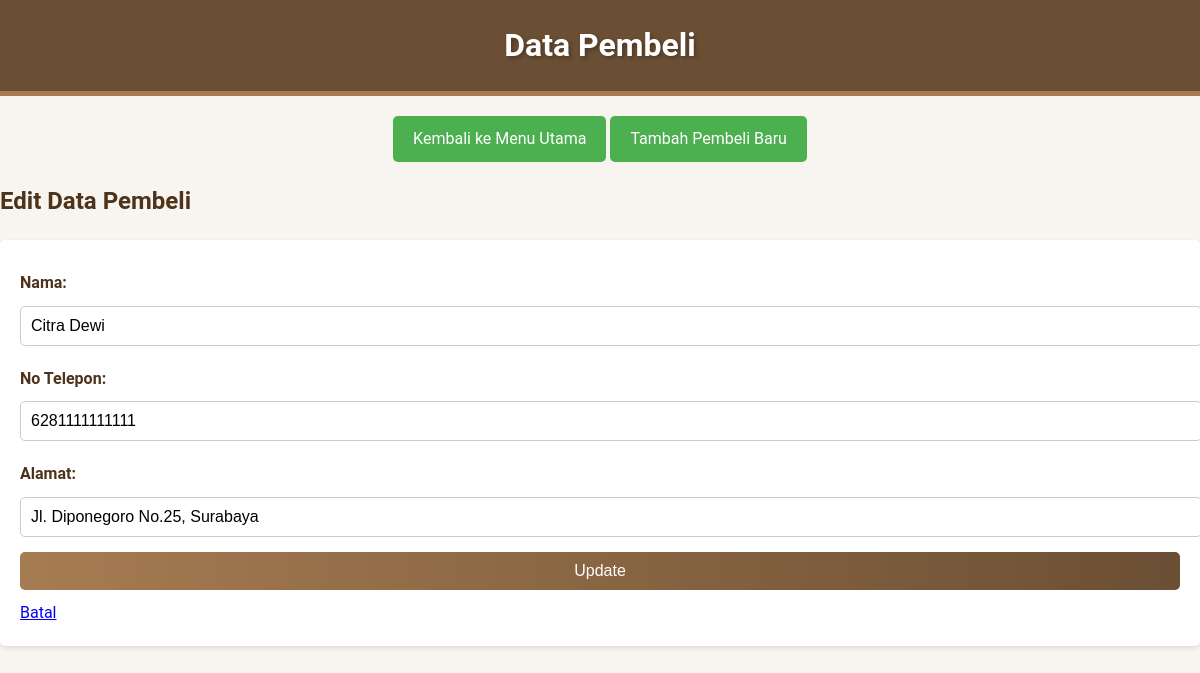
The app's page /pembeli.php?action=edit&id_pembeli=3 with its own data.
### tables this page shows
CREATE TABLE pembeli (
    id_pembeli INT AUTO_INCREMENT PRIMARY KEY,
    nama VARCHAR(100),
    no_telepon BIGINT(16),
    alamat VARCHAR(150)
);

### pembeli.php (the view, shortened to what this page needs)
<?php include 'db.php'; ?>
<!DOCTYPE html>
<html lang="en">
<head>
    <link rel="stylesheet" href="style.css">
</head>
<body>
    <header>Data Pembeli</header>
    <div style="text-align: center; margin: 20px 0;">
        <a href="index.php" class="button-main">Kembali ke Menu Utama</a>
        <a href="?action=add" class="button-main">Tambah Pembeli Baru</a>
    </div>
    <?php
    if (isset($_GET['action']) && ($_GET['action'] === 'add' || $_GET['action'] === 'edit')) {
        $data = ['id_pembeli' => '', 'nama' => '', 'no_telepon' => '', 'alamat' => ''];
        if ($_GET['action'] === 'edit' && isset($_GET['id_pembeli'])) {
            $id_pembeli = $_GET['id_pembeli'];
            $result = $conn->query("SELECT * FROM pembeli WHERE id_pembeli=$id_pembeli");
            $data = $result->fetch_assoc();
        }
        ?>
        <h2><?php echo ($_GET['action'] === 'add') ? 'Tambah Pembeli Baru' : 'Edit Data Pembeli'; ?></h2>
        <form method="POST" action="">
            <label>Nama:</label>
            <input type="text" name="nama" value="<?php echo $data['nama']; ?>" required><br>
            <label>No Telepon:</label>
            <input type="number" name="no_telepon" value="<?php echo $data['no_telepon']; ?>" required><br>
            <label>Alamat:</label>
            <input type="text" name="alamat" value="<?php echo $data['alamat']; ?>" required><br>
            <button type="submit" name="<?php echo ($_GET['action'] === 'add') ? 'submit_add' : 'submit_edit'; ?>">
                <?php echo ($_GET['action'] === 'add') ? 'Simpan' : 'Update'; ?>
            </button>
            <a href="pembeli.php">Batal</a>
        </form>
        <?php
    }
    ?>
</body>
</html>

### style.css (style rules this page uses)
body { font-family: 'Roboto', Arial, sans-serif; margin: 0; padding: 0; background-color: #f8f4f0; background-image: url('https://www.transparenttextures.com/patterns/wood.png'); color: #4d3319; line-height: 1.6; }
header { background-color: #6b4f34; color: #fff; padding: 20px 10px; text-align: center; font-size: 2em; font-weight: bold; text-shadow: 2px 2px 4px rgba(0, 0, 0, 0.3); border-bottom: 5px solid #a67c52; }
form { margin: 20px 0; padding: 20px; background-color: #fff; border-radius: 5px; box-shadow: 0 2px 5px rgba(0, 0, 0, 0.1); }
label { display: block; margin: 10px 0 5px; font-weight: bold; }
input, select, button { width: 100%; padding: 10px; margin: 5px 0 10px; border: 1px solid #ccc; border-radius: 5px; font-size: 1em; }
button { background: linear-gradient(90deg, #a67c52, #6b4f34); color: white; border: none; cursor: pointer; transition: background 0.3s ease; }
.button-main { display: inline-block; background-color: #4CAF50; color: white; padding: 10px 20px; font-size: 1rem; border: none; border-radius: 5px; cursor: pointer; transition: background-color 0.3s ease; text-decoration: none; text-align: center; }

### records on screen
pembeli: nama "Citra Dewi", no_telepon "6281111111111", alamat "Jl. Diponegoro No.25, Surabaya"
